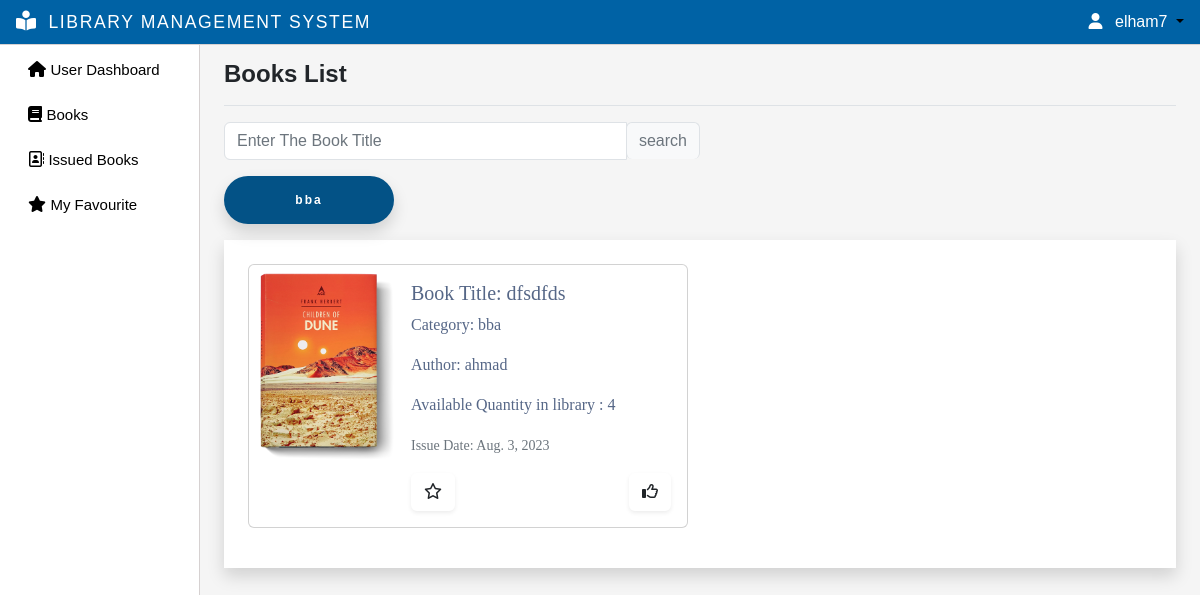
/book_list/?filter_by=bba (signed in), run on the app's committed database.
### myapp/models.py (models this page shows, shortened)
class CustomUser(AbstractUser):
    email = models.EmailField(max_length=255, unique=True)
    username = models.CharField(max_length=50, unique=True)
    first_name = models.CharField(null=True, blank=True, max_length=100)
    father_name= models.CharField(null=True, blank=True, max_length=100)
    last_name = models.CharField(null=True, blank=True, max_length=100)
    phone_number = models.CharField(max_length=16)
    user_id = models.CharField(max_length=50,null=True,blank=True)
    group = models.ForeignKey(Group, on_delete=models.CASCADE, default=2)
    gender = models.CharField(max_length=1,null=True,blank=True)
    USERNAME_FIELD = 'email'
    EMAIL_FIELD = 'email'
    REQUIRED_FIELDS = []
    objects = CutomUserManager()

class Category(models.Model):
    name = models.CharField(max_length=200)
    status = models.BooleanField(default=True)
    def __str__(self):
        return self.name

class Books(models.Model):
    isbn_number = models.CharField(max_length=20,null=True,blank=True)
    title = models.CharField(max_length=20)
    book_descriptions = models.TextField(max_length=1000, null=True, blank=True)
    category = models.ForeignKey(Category, on_delete=models.CASCADE)
    author = models.ForeignKey(Author, on_delete=models.CASCADE)
    available_quantity = models.IntegerField(default=0)
    cover_photo = models.ImageField(
        upload_to='images/', null=True, blank=True,  default='images/default.jpg')
    issue_date = models.DateField(auto_now_add=True)
    book_file = models.FileField(upload_to="files/",null=True,blank=True)
    class Meta:
        ordering = ['issue_date']

class Author(models.Model):
    name = models.CharField(max_length=100,null=True, blank=True)
    def __str__(self):
        return self.name

### myapp/decorators.py (the view)
        def wrapper_func(request, *args, **kwargs):
            group = None
            if request.user.group:
                group = request.user.group.name
            if group in allowed_roles:
                return view_func(request, *args, **kwargs)
            else:
                return HttpResponse('Your are not authorized to view this page!')

### myapp/utils.py (called while the page is built)
def paginateBooks(request, book, results):
    page = request.GET.get('page')
    paginator = Paginator(book, results)
    try:
        book = paginator.page(page)
    except PageNotAnInteger:
        page = 1
        book = paginator.page(page)
    except EmptyPage:
        page = paginator.num_pages
        book = paginator.page(page)
    leftIndex = (int(page) - 4)
    if leftIndex < 1:
        leftIndex = 1
    rightIndex = (int(page) + 5)
    if rightIndex > paginator.num_pages:
        rightIndex = paginator.num_pages + 1
    custom_range = range(leftIndex, rightIndex)
    return custom_range, book

def searchbooks(request):
    search_book = ''
    if request.GET.get('search_book'):
        search_book = request.GET.get('search_book')
    book = Books.objects.filter(Q(title__icontains=search_book)|
                                Q(author__name__icontains=search_book)|
                                 Q(category__name__icontains=search_book)
                                 )
    return book, search_book

### myapp/templates/book_list_to_student.html (shortened to what this page needs)
{% extends 'main.html' %}
{% block title %}Books List{% endblock title %}
{% block content %}
<div class="search-customization">
	<div class="mb-3 w-50">
	  <form id="searchForm" action="{% url 'books-management' %}" method="GET">
		<div class="input-group">
		  <input
			class="form-control border"
			type="search"
			placeholder="Enter The Book Title"
			id="example-search-input"
			name="search_book"
			value="{{search_book}}"
		  />
		  <span class="input-group-append">
			<input
			  class="btn btn-outline-secondary bg-light border-bottom-0 border "
			  type="submit"
			  value="search"
			/>
		  </span>
		</div>
	  </form>
	</div>
</div>
<div class="d-flex justify-content-start gap-2 mb-3">
	{% for category in categories %}
		<a  href="{% url 'book-list' %}?filter_by={{ category.name }}">
			<div >
				<button class="landing-button shadow {% if category.name == request.GET.filter_by %}active{% endif %}">{{category.name}}</button>
			</div>
		</a>
	{% endfor %}
</div>
<div class="p-4 shadow bg-white ">
	<div class="row">
			{% for book in books %}
				<div class="col-md-6">
					<div class="card mb-3" style="max-width: 540px;">
						<div class="row g-0">
							<div class="col-md-4">
								{% if book.cover_photo %}
								<img src="{{ book.cover_photo.url }}" class="img-fluid rounded-start" alt="">
								{% endif %}
							</div>
							<div class="col-md-8">
								<div class="card-body">
									<h5 class="card-title" id="bookTitle{{book.id}}">Book Title: {{book.title}}</h5>
									<p class="card-text">Category: {{book.category}}</p>
									<p class="card-text">Author: {{book.author}}</p>
									<p class="card-text">Available Quantity in library : {{book.available_quantity}}</p>
									<p class="card-text"><small class="text-muted">Issue Date: {{book.issue_date}}</small></p>
										<div class="d-flex justify-content-between">
												{% if book.is_favourite %}
													<a href="{% url 'favourite' book_id=book.id favourite=0 %}" class="btn btn-default shadow-sm">
														<i class="fa-solid fa-star text-warning"></i>
													</a>
												{% else %}
												<a href="{% url 'favourite' book_id=book.id favourite=1 %}" class="btn btn-default shadow-sm">
												<i class="fa-regular fa-star"></i>
												</a>
												{% endif %}
												{% if book.is_liked %}
													<a href="{% url 'like' book_id=book.id like=0 %}" class="btn btn-default shadow-sm">
														<i class="fa-solid fa-thumbs-up text-primary"></i>
													</a>
												{% else %}
													<a href="{% url 'like' book_id=book.id like=1 %}"class="btn btn-default shadow-sm">
														<i class="fa-regular fa-thumbs-up"></i>
													</a>
												{% endif %}
										</div>
								</div>
							</div>
						</div>
					</div>
				</div>
			{% endfor %}
	</div>
</div>
<br>
{% endblock content %}

### templates/navbar.html (shortened to what this page needs)
{% load static %}
{% load custom_tags %}
<nav class="navbar navbar-expand-lg backgroundcolor fixed-top px-3 py-1 justify-content-between">
  {% if request.user.username %}
  <a class="navbar-brand" href="{% url 'admin-page' %}">
    <i class="fa-solid fa-book-open-reader navbar-icon "></i>
    <span class="ms-2 text-white">LIBRARY MANAGEMENT SYSTEM</span>
  </a>
  {% endif %}
  <div class="dropdown">
    {% if request.user.username %}
    <a class="dropdown-toggle user-menu-item" data-bs-toggle="dropdown" aria-expanded="false">
      <i class="fa-solid fa-user me-2 text-white"></i>
      <span class="text-white">{{request.user.username}}</span>
    </a>
    {% endif %}
  </div>
</nav>

### static/css/main.css (style rules this page uses)
body { color: #566787; background: #f5f5f5; font-family: 'Varela Round', sans-serif; }
.text-white { color:#fff !important; }
body { overflow-y:scroll; }
.navbar-icon { margin-top: -9px !important; font-size: 20px !important; }

### static/css/style.css (style rules this page uses)
:root { --offconvas-width: 270px; --topNavbarHeight: 56px; }
.navbar-icon { color: white; }
.backgroundcolor { background-color: rgba(0,98, 165, 1); border-bottom:1px solid #d6d1d1; }
@media screen and (min-width: 1200px) { .ms-2 { font-size: 1.1rem !important; letter-spacing: 0.1rem; } }
@media (min-width : 920px) { .navbar-brand { font-size: 0.9rem !important; } }
@media (min-width : 390px) { .navbar-brand { font-size: 1rem !important ; } }
.user-menu-item { color:#000000; text-decoration:none; cursor: pointer; }
.search-customization { display: flex; justify-content: space-between; }
.card { font-family:auto; }
.landing-button { border: none; border-radius: 2rem; background-color: rgb(123, 187,230, 1); padding: 15px; letter-spacing: 2px; font-size: 12px; font-weight: 700; width:170px ; }
.active, .landing-button:hover { background-color:rgb(3, 82, 134); color: #fff; }

### data on the page
CustomUser: user.username "elham7"
Category: name "bba"
Books: cover_photo (picture), title "dfsdfds", category "bba", author "ahmad", available_quantity "4", issue_date "Aug. 3, 2023"
